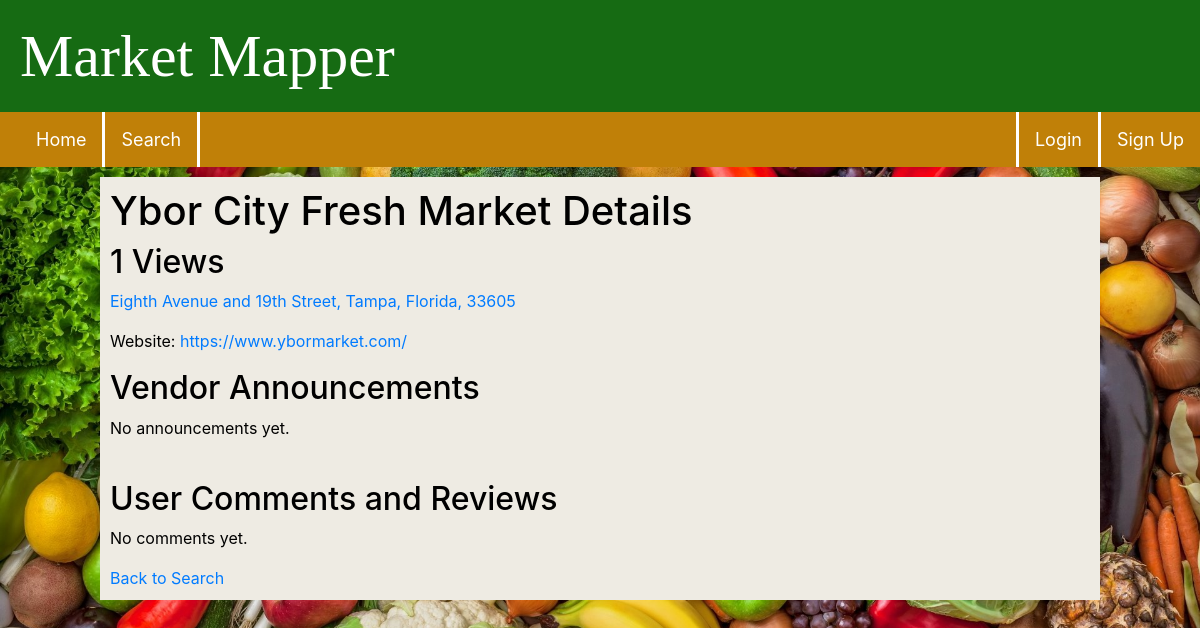
/market/309468, run on the app's committed database.
### src/models.py (models this page shows)
class FarmersMarket(db.Model):
    __tablename__ = 'farmers_market'
    listing_id = db.Column(db.String(20), primary_key=True)  # listing_id as the primary key
    listing_name = db.Column(db.String(100))
    listing_desc = db.Column(db.String(10000))
    contact_name = db.Column(db.String(100))
    contact_email = db.Column(db.String(100))
    contact_phone = db.Column(db.String(20))
    media_website = db.Column(db.String(200))
    media_facebook = db.Column(db.String(200))
    media_twitter = db.Column(db.String(200))
    media_instagram = db.Column(db.String(200))
    media_pinterest = db.Column(db.String(200))
    media_youtube = db.Column(db.String(200))
    media_blog = db.Column(db.String(200))
    location_address = db.Column(db.String(200))
    location_state = db.Column(db.String(50))
    location_city = db.Column(db.String(50))
    location_street = db.Column(db.String(200))
    location_zipcode = db.Column(db.String(20))

class PageViews(db.Model):
    tablename = 'views'
    id = db.Column(db.Integer, primary_key=True)
    views = db.Column(db.Integer)

### src/views.py (the view, shortened to what this page needs)
@views.route('/market/<listing_id>', methods=['GET', 'POST'])
def market_detail(listing_id):
    market = get_market_data(listing_id)
    refresh_page = False
    if market is None:
        flash("Failed to fetch market data.", category="error")
        return redirect(url_for('views.search'))
    if current_user.is_authenticated:
        existing_visit = UserMarketVisit.query.filter_by(user_id=current_user.id, market_id=listing_id).first()
        if not existing_visit:
            visit = UserMarketVisit(user_id=current_user.id, market_id=listing_id)
            db.session.add(visit)
            db.session.commit()
    page_views = PageViews.query.filter_by(id=listing_id).first()
    if page_views:
        page_views.views += 1
        db.session.commit()
    else:
        page_views = PageViews(id=listing_id, views=1)
        db.session.add(page_views)
        db.session.commit()
    comments = Comment.query.filter_by(listing_id=listing_id).all()
    if len(comments) <= 0:
        comments = None
    announcements = Announcement.query.filter_by(listing_id=listing_id).all()
    if len(announcements) <= 0:
        announcements = None
    users_dict = {user.id: user.username for user in User.query.all()}
    return render_template("market_detail.html", market=market, comments=comments, announcements=announcements, activeUser = current_user, users_dict = users_dict, page_views = page_views)

### src/api.py (called while the page is built)
def get_market_data(listing_id):
    market_data = FarmersMarket.query.filter_by(listing_id=listing_id).first()
    if market_data is None:
        api_data = get_market_data_from_api(api_response, listing_id)
        if api_data:
            market_data = create_or_update_market(api_data)
    return market_data

### src/templates/market_detail.html (shortened to what this page needs)
{% extends "base.html" %}
{% block content %}
<div id="content">
    <h1 style="color: black">{{ market.listing_name }} Details</h1>
    <h2 style="color: black">{{ page_views.views }} Views</h1>
    <p><a href="https://www.google.com/maps?q={{ market.location_street }}, {{ market.location_city }}, {{ market.location_state }}, {{ market.location_zipcode }}" target="_blank">{{ market.location_street }}, {{ market.location_city }}, {{ market.location_state }}, {{ market.location_zipcode }}</a></p>
    <p style="color: black">
        {% if market.media_website %}
            Website: <a href="{{ market.media_website }}" target="_blank">{{ market.media_website }}</a>
        {% elif market.media_facebook %}
            Facebook: <a href="{{ market.media_facebook }}" target="_blank">{{ market.media_facebook }}</a>
        {% elif market.contact_phone %}
            Phone: {{ market.contact_phone }}
        {% else %}
            No Contact Info Available.
        {% endif %}
    </p>
    <h2 style="color: black">Vendor Announcements</h2>
    {% if announcements %}
        <table id="comment">
            <thead>
                <tr>
                    <th style="color: black">Vendor</th>
                    <th style="color: black">Announcement</th>
                    <th style="color: black">Date</th>
                    <th></th>
                </tr>
            </thead>
            <tbody>
                {% for announcement in announcements %}
                    <tr>
                        <td style="color: black" style="margin-right: 50px;">{{ users_dict.get(announcement.user_id) }}</td>
                        <td style="color: black">{{ announcement.text }}</td>
                        <td style="color: black">{{ announcement.date }}</td>
                        {% if announcement.user_id == activeUser.id %}
                        <td>
                            <button type="button" style="position:right" onClick="deleteAnnouncement({{ market.listing_id }}, {{  announcement.id }})">
                                <span aria-hidden="true">&times;</span>
                            </button>
                        </td>
                        {% endif %}
                    </tr>
                {% endfor %}
            </tbody>
        </table>
    {% else %}
        <p style="color: black">No announcements yet.</p>
    {% endif %}
    <br>
    <h2 style="color: black">User Comments and Reviews</h2>
    {% if comments %}
        <table id="comment">
            <thead>
                <tr>
                    <th style="color: black">User</th>
                    <th style="color: black">Comment</th>
                    <th style="color: black">Date</th>
                    <th style="color: black"></th>
                </tr>
            </thead>
            <tbody>
                {% for comment in comments %}
                    <tr>
                        <td style="color: black" style="margin-right: 50px;">{{ users_dict.get(comment.user_id) }}</td>
                        <td style="color: black">{{ comment.text }}</td>
                        <td style="color: black">{{ comment.date }}</td>
                        {% if comment.user_id == activeUser.id %}
                        <td>
                            <button type="button" style="position:right" onClick="deleteComment({{ market.listing_id }}, {{  comment.id }})">
                                <span aria-hidden="true">&times;</span>
                            </button>
                        </td>
                        {% endif %}
                    </tr>
                {% endfor %}
            </tbody>
        </table>
    {% else %}
        <p style="color: black">No comments yet.</p>
    {% endif %}
    <a href="/search">Back to Search</a>
</div>
{% endblock %}

### src/static/css/default.css (style rules this page uses)
body { margin:0px; background-color: rgb(131, 131, 131) ; background-image: url('thumb-1920-1274685.jpg'); background-size: cover; background-attachment: fixed; }
#content { background-color: rgb(238, 235, 227); width: 1000px; margin: auto; color: white; padding: 10px; }
div { margin: 10px 20px 0px 20px; }

### data on the page
FarmersMarket: listing_name "Ybor City Fresh Market", location_street "Eighth Avenue and 19th Street", location_city "Tampa", location_state "Florida", location_zipcode "33605", media_website "https://www.ybormarket.com/"
PageViews: views "1"
